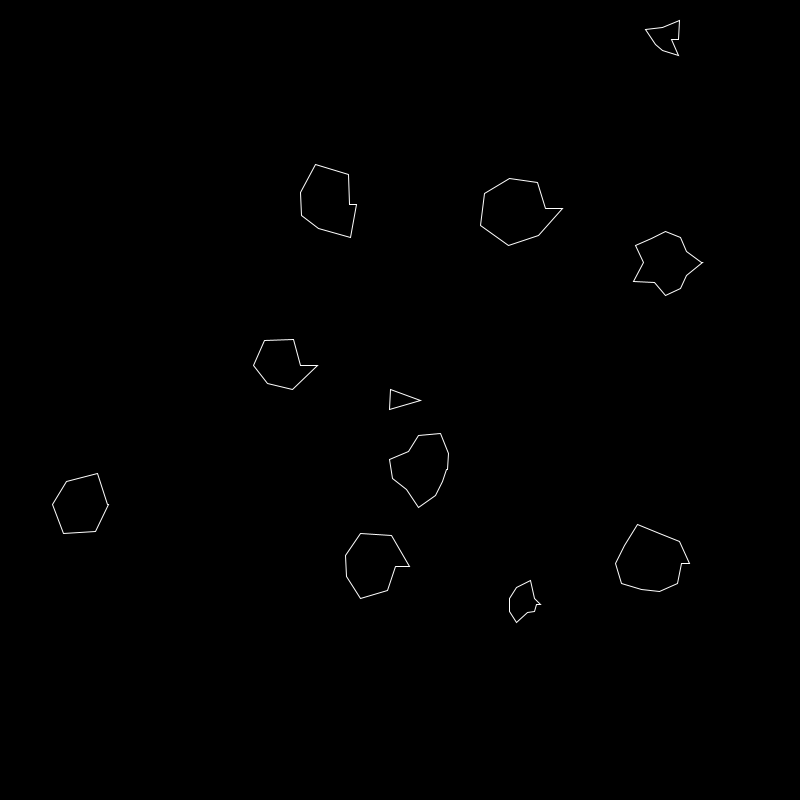
Frame 1 (no input)
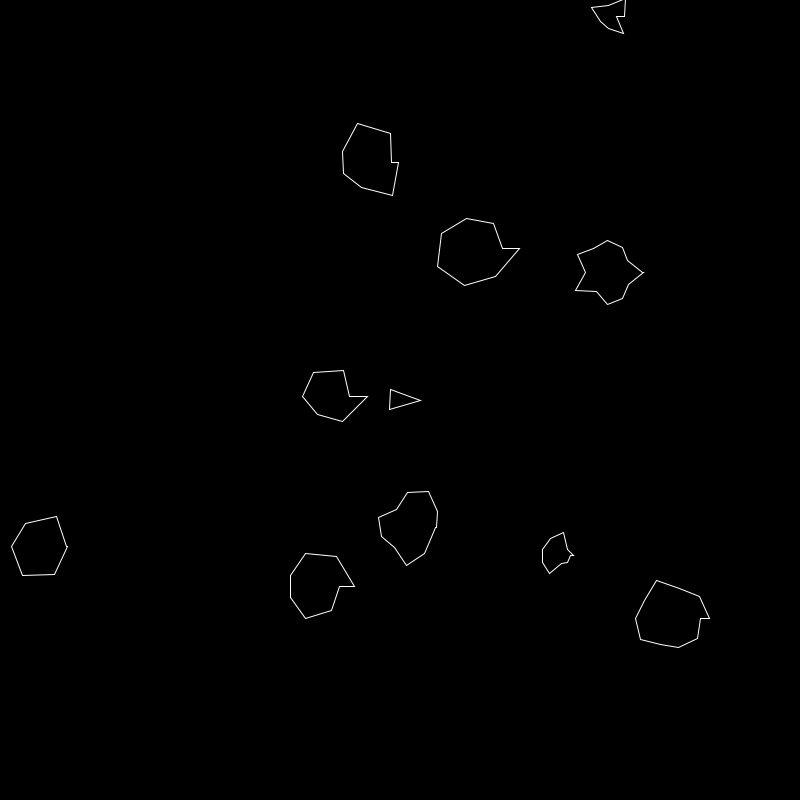
Frame 60 (the mouse pressed at the canvas centre just before this capture)
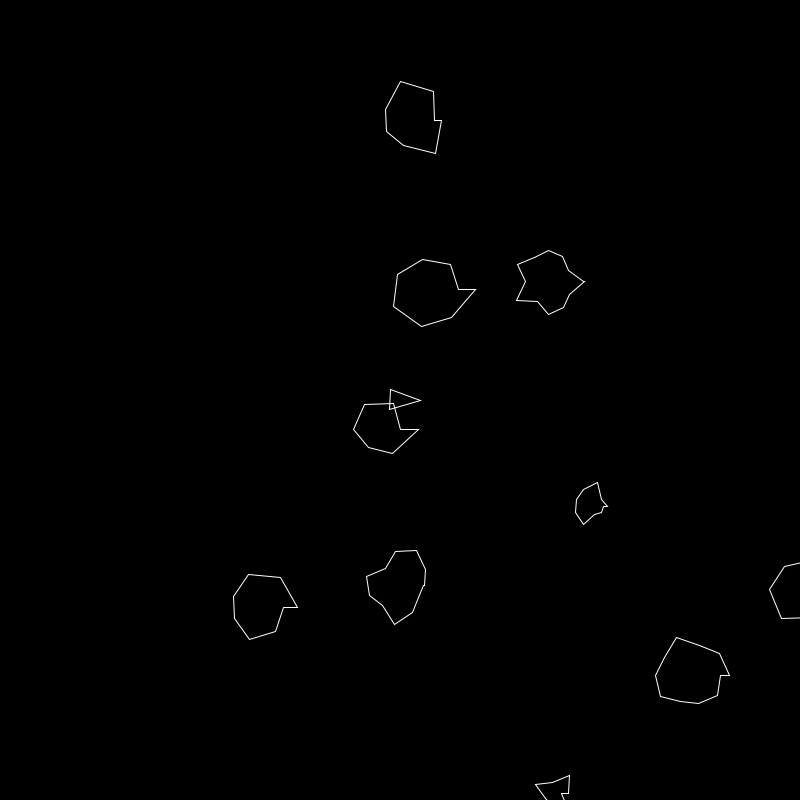
Frame 120 (the mouse held since frame 60 and released just before this capture)

The Processing sketch that drew these frames (run headless with seeded random() and noise(); from frame 60 on, the mouse is pressed at the canvas centre):

// Processing sketch: Asteroids
// ── Asteroids.pde
// Coding Train
// Coding Challenge 46.1 - Asteroids - Part 1
// https://www.youtube.com/watch?v=hacZU523FyM&list=PLRqwX-V7Uu6ZiZxtDDRCi6uhfTH4FilpH&index=58

// JavaScript conversion

Ship ship;
ArrayList<Asteroid> asteroids;

void setup(){
  size(800, 800);
  ship = new Ship();
  asteroids = new ArrayList<Asteroid>();
  
  for (int i = 0; i < 10; i++){
    asteroids.add(new Asteroid());
  }
}

void draw(){
  background(0);

  ship.update();
  ship.show();
  
  for (Asteroid a : asteroids){
    a.update();
    a.show();
  }
}

void keyPressed(){
  if (key == 'a' || keyCode == LEFT){
    ship.setRotation(-0.05);
  }
  if (key == 'd' || keyCode == RIGHT){
    ship.setRotation(0.05);
  }
  if (key == 'w' || keyCode == UP){
    ship.boosting = true;
  }
}

void keyReleased(){
  if (key == 'a' || keyCode == LEFT || key == 'd' || keyCode == RIGHT){
    ship.setRotation(0);
  }
  if (key == 'w' || keyCode == UP){
    ship.boosting = false;
  }
}
// ── Asteroid.pde
class Asteroid{
  PVector pos;
  PVector vel;
  float radius;
  int total;
  float[] offsets;
  
  Asteroid(){
    pos = new PVector(random(width), random(height));

    vel = PVector.random2D();
    
    radius = random(15, 40);
    total = floor(random(7, 15));      
    offsets = new float[total];
    for (int i = 0; i < total; i++){
      offsets[i] = random(-10, 10) + radius;  
    }
  }
  
  void update(){
    pos.add(vel);
    edges();
  }
  
  void edges(){
    if (pos.x > width ){ pos.x = 0; }
    if (pos.x < 0     ){ pos.x = width; }
    if (pos.y > height){ pos.y = 0; }
    if (pos.y < 0     ){ pos.y = height; }
  }
  
  void show(){
    stroke(255);
    noFill();
    pushMatrix();
      translate(pos.x, pos.y);
      beginShape();
        for (int i = 0; i < total; i++){
          float angle = map(i, 0, total-1, 0, TWO_PI);
          float x = offsets[i] * cos(angle);
          float y = offsets[i] * sin(angle);
          vertex(x, y);
        }
      endShape(CLOSE);
    popMatrix();
  }
}
// ── Ship.pde
class Ship {
  PVector pos;
  PVector vel;
  float heading;
  float radius;
  float rotation;
  boolean boosting;
  
  Ship(){
    pos = new PVector(width/2, height/2);
    vel = new PVector(0, 0);
    radius = 20;
    heading = 0;
    rotation = 0;
    boosting = false;
  }
  
  void turn(){
    heading += rotation;
  }
  
  void update(){
    turn();
    boost();
    pos.add(vel);
    vel.mult(0.99);
    edges();
  }
  
  void boost(){
    if (boosting){
      PVector force = PVector.fromAngle(heading);
      force.mult(0.5);
      vel.add(force);
    }
  }
  
  void edges(){
    if (pos.x > width ){ pos.x = 0; }
    if (pos.x < 0     ){ pos.x = width; }
    if (pos.y > height){ pos.y = 0; }
    if (pos.y < 0     ){ pos.y = height; }
  }
  
  void setRotation(float angle){
    rotation = angle;
  }
  
  void show(){
    stroke(255);
    noFill();
    pushMatrix();
      translate(pos.x, pos.y);
      rotate(heading + PI/2);
      triangle(-radius/2, radius/2, radius/2, radius/2, 0, -radius);
    popMatrix();
  }
  
}
